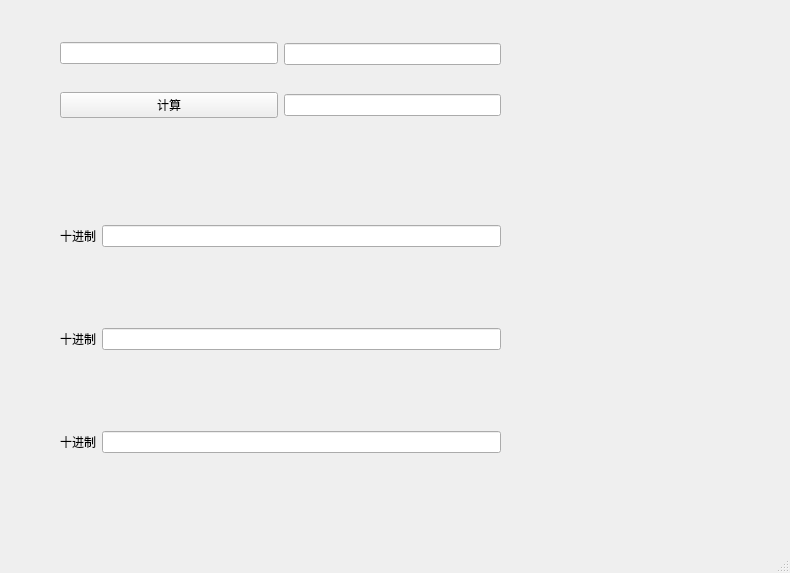
<?xml version="1.0" encoding="UTF-8"?>
<ui version="4.0">
 <class>MainWindow</class>
 <widget class="QMainWindow" name="MainWindow">
  <property name="geometry">
   <rect>
    <x>0</x>
    <y>0</y>
    <width>790</width>
    <height>573</height>
   </rect>
  </property>
  <property name="windowTitle">
   <string>MainWindow</string>
  </property>
  <widget class="QWidget" name="centralwidget">
   <widget class="QWidget" name="gridLayoutWidget">
    <property name="geometry">
     <rect>
      <x>60</x>
      <y>20</y>
      <width>441</width>
      <height>121</height>
     </rect>
    </property>
    <layout class="QHBoxLayout" name="horizontalLayout">
     <item>
      <layout class="QVBoxLayout" name="verticalLayout">
       <item>
        <widget class="QLineEdit" name="lineEdit_4"/>
       </item>
       <item>
        <widget class="QPushButton" name="Math">
         <property name="text">
          <string>计算</string>
         </property>
        </widget>
       </item>
      </layout>
     </item>
     <item>
      <layout class="QGridLayout" name="gridLayout">
       <item row="1" column="0">
        <widget class="QLineEdit" name="lineEdit_2"/>
       </item>
       <item row="0" column="0">
        <widget class="QLineEdit" name="lineEdit"/>
       </item>
      </layout>
     </item>
    </layout>
   </widget>
   <widget class="QWidget" name="gridLayoutWidget_3">
    <property name="geometry">
     <rect>
      <x>60</x>
      <y>150</y>
      <width>441</width>
      <height>381</height>
     </rect>
    </property>
    <layout class="QGridLayout" name="gridLayout_2">
     <item row="1" column="0">
      <layout class="QHBoxLayout" name="horizontalLayout_2">
       <item>
        <widget class="QLabel" name="label">
         <property name="text">
          <string>十进制</string>
         </property>
        </widget>
       </item>
       <item>
        <widget class="QLineEdit" name="lineEdit_3"/>
       </item>
      </layout>
     </item>
     <item row="2" column="0">
      <layout class="QHBoxLayout" name="horizontalLayout_3">
       <item>
        <widget class="QLabel" name="label_2">
         <property name="text">
          <string>十进制</string>
         </property>
        </widget>
       </item>
       <item>
        <widget class="QLineEdit" name="lineEdit_5"/>
       </item>
      </layout>
     </item>
     <item row="0" column="0">
      <layout class="QHBoxLayout" name="horizontalLayout_4">
       <item>
        <widget class="QLabel" name="label_3">
         <property name="text">
          <string>十进制</string>
         </property>
        </widget>
       </item>
       <item>
        <widget class="QLineEdit" name="lineEdit_6"/>
       </item>
      </layout>
     </item>
    </layout>
   </widget>
  </widget>
  <widget class="QMenuBar" name="menubar">
   <property name="geometry">
    <rect>
     <x>0</x>
     <y>0</y>
     <width>790</width>
     <height>21</height>
    </rect>
   </property>
  </widget>
  <widget class="QStatusBar" name="statusbar"/>
 </widget>
 <resources/>
 <connections/>
</ui>
